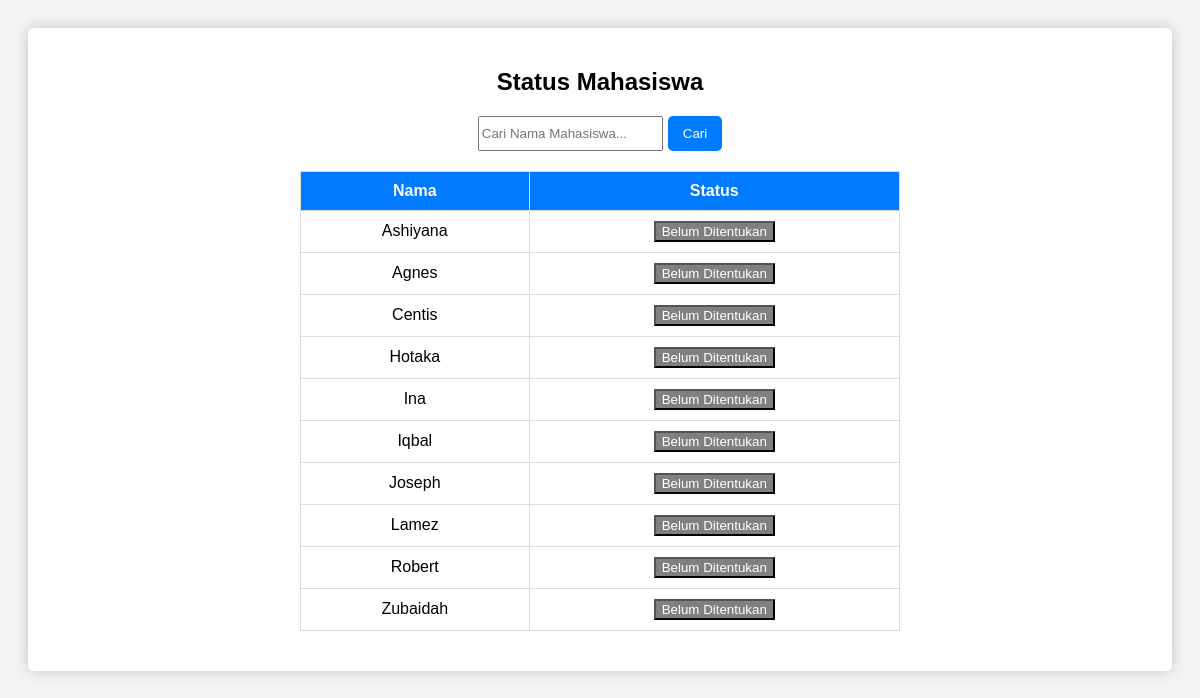
/preview.php, run on an earlier commit of the app's database.
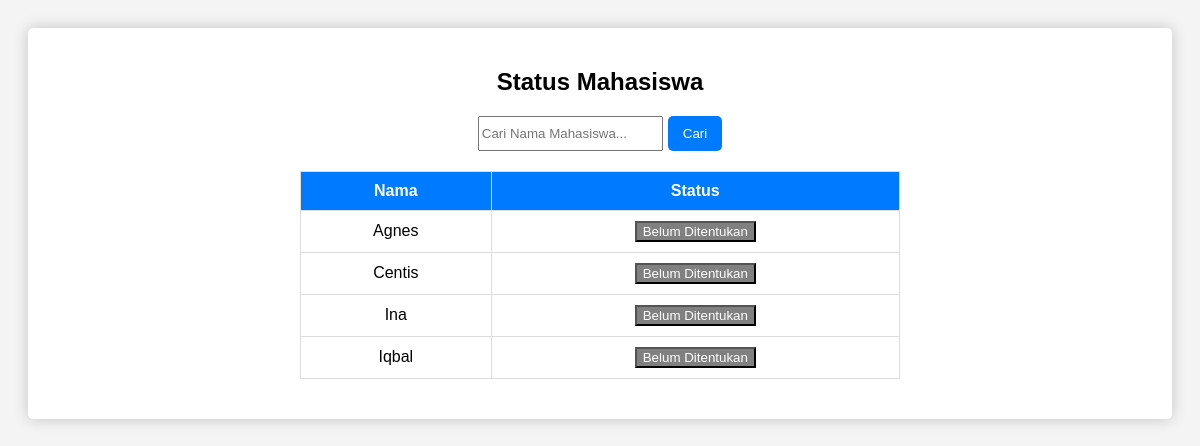
And on a later commit of the database.
### tables this page shows
CREATE TABLE CALONMAHASISWA (
    id INT(11) PRIMARY KEY,
    gambar VARCHAR(255),
    nama VARCHAR(100) NOT NULL,
    tempat_lahir VARCHAR(100) NOT NULL,
    tanggal_lahir DATE,
    alamat TEXT,
    asal_sma VARCHAR(100) NOT NULL,
    jenis_kelamin ENUM('laki-laki', 'perempuan') NOT NULL,
    tahun_tamat INT NOT NULL,
    PASSWORD VARCHAR(100) NOT NULL,
    nama_orangtua VARCHAR(100) NOT NULL,
    jurusan ENUM('Teknik Komputer dan Informatika', 'Administrasi Bisnis', 'Teknik Sipil', 'Teknik Mesin') NOT NULL,
    program_studi ENUM('Teknik Komputer', 'Teknik sipil', 'Administrasi Bisnis', 'Teknik Mesin') NOT NULL,
    status ENUM('Lulus', 'TidakLulus', 'Belum Ditentukan') NOT NULL DEFAULT 'Belum Ditentukan'
);

### preview.php (the view, shortened to what this page needs)
<?php
include 'koneksi.php';
$search = '';
$sql = "SELECT * FROM CALONMAHASISWA WHERE nama LIKE '%$search%'";
$result = $conn->query($sql);
?>
<!DOCTYPE html>
<html lang="id">
<head>
    <link rel="stylesheet" type="text/css" href="css/style.css">
</head>
<body>
    <section class="box-formulir">
        <h2>Status Mahasiswa</h2>
        <form method="POST" style="display: flex; justify-content: center; margin-bottom: 20px;">
            <input type="text" name="search" placeholder="Cari Nama Mahasiswa..."
                value="<?php echo htmlspecialchars($search); ?>" class="input-controlpencarian" required>
            <button type="submit" class="btn-submitpencarian">Cari</button>
        </form>
        <table class="table-form">
            <tr>
                <th>Nama</th>
                <th>Status</th>
            </tr>
            <?php
            if ($result->num_rows > 0) {
                while ($row = $result->fetch_assoc()) {
                    $status = !empty($row['status']) ? $row['status'] : "Belum Ditentukan";
                    $status_button = '';
                    if ($status == 'Lulus') {
                        $status_button = "<button style='background-color: green; color: white;'>Lulus</button>";
                    } elseif ($status == 'TidakLulus') {
                        $status_button = "<button style='background-color: red; color: white;'>Tidak Lulus</button>";
                    } else {
                        $status_button = "<button style='background-color: gray; color: white;'>Belum Ditentukan</button>";
                    }
                    echo "<tr>
                    <td>{$row['nama']}</td>
                    <td>{$status_button}</td>
                  </tr>";
                }
            } else {
                echo "<tr><td colspan='2'>Tidak ada data.</td></tr>";
            }
            ?>
        </table>
    </section>
</body>
</html>

### css/style.css (style rules this page uses)
body { font-family: 'Quicksand', sans-serif; background-color: #f4f4f4; padding: 20px; }
.box-formulir { background: white; padding: 20px; border-radius: 5px; box-shadow: 0 0 15px rgba(0, 0, 0, 0.2); }
.box-formulir h2 { text-align: center; margin-bottom: 20px; font-size: 24px; }
.table-form { width: 80%; max-width: 600px; border-collapse: collapse; margin: 20px auto; border: 1px solid #ccc; }
.table-form th, .table-form td { padding: 10px; text-align: center; border: 1px solid #ddd; }
.table-form th { background-color: #007bff; color: white; }
.btn-submitpencarian { background-color: #007bff; color: white; border: none; padding: 10px 15px; border-radius: 5px; cursor: pointer; margin-left: 5px; }

What changed in the data, as far as the page shows it:
removed calonmahasiswa: nama "Ashiyana", status "Belum Ditentukan"
removed calonmahasiswa: nama "Hotaka", status "Belum Ditentukan"
removed calonmahasiswa: nama "Joseph", status "Belum Ditentukan"
removed calonmahasiswa: nama "Lamez", status "Belum Ditentukan"
removed calonmahasiswa: nama "Robert", status "Belum Ditentukan"
removed calonmahasiswa: nama "Zubaidah", status "Belum Ditentukan"
